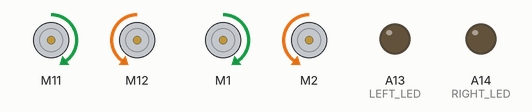
This sketch was run on a simulated Arduino Mega 2560, built with avr-gcc and run on an emulated ATmega2560. Parts: 4 × DC motor (green arrow = forward, orange = backward, longer = faster), output pins drawn as LEDs (lit = HIGH).

Above: at 0.5 s.
At 1.5 s:
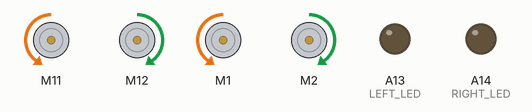
At 2.5 s:
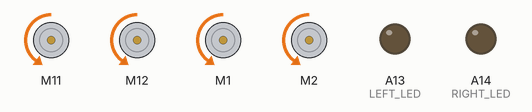
Timing chart, 0 to 5.2 s (numbered marks = the images above):
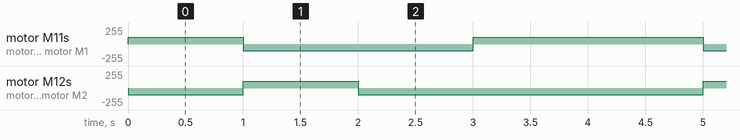

Measured:
- by itself, motor M11, motor M1: repeats every 4.0 s: backward 100/255 2.0 s, forward 100/255 2.0 s
- by itself, motor M12, motor M2: repeats every 4.0 s: forward 100/255 1.0 s, backward 100/255 3.0 s

The sketch:

team13_bot.ino
```cpp
#include "MeMegaPi.h"
#include "BotClass.h"

// All pins, double check that leds are correct, I (Daniel) couldn't turn them on when I tried
int  LEFT_IR_SENSOR = A6;
int  TOP_IR_SENSOR = A7;
int  RIGHT_IR_SENSOR = A8;
int  LEFT_IMPACT_SWITCH = A11;
int  RIGHT_IMPACT_SWITCH = A12;
int  RIGHT_LED = A14;
int  LEFT_LED = A13;
int  RIGHT_LINE_TRACKER = A10;
int  LEFT_LINE_TRACKER = A9;

MeMegaPiDCMotor FR_MOTOR(PORT1A);

MeMegaPiDCMotor BR_MOTOR(PORT1B);

MeMegaPiDCMotor FL_MOTOR(PORT2A);

MeMegaPiDCMotor BL_MOTOR(PORT2B);

Bot bot; // Initialize our bot

void setup() {
  // put your setup code here, to run once:
  bot.init(FR_MOTOR, FL_MOTOR, BR_MOTOR, BL_MOTOR);
  pinMode(LEFT_IR_SENSOR, INPUT);
  pinMode(RIGHT_IR_SENSOR, INPUT);
  pinMode(TOP_IR_SENSOR, INPUT);
  pinMode(LEFT_IMPACT_SWITCH, INPUT);
  pinMode(RIGHT_IMPACT_SWITCH, INPUT);
  pinMode(RIGHT_LED, OUTPUT);
  pinMode(LEFT_LED, OUTPUT);
  pinMode(RIGHT_LINE_TRACKER, INPUT);
  pinMode(LEFT_LINE_TRACKER, INPUT);
  Serial.begin(9600);

}

void loop() {
  // random example code
  bot.moveForward(100);
  delay(1000);
  bot.moveBackward(100);
  delay(1000);
  bot.turnRight(0);
  delay(1000);
  bot.moveForward(100);
  delay(1000);

}
```

BotClass.h
```cpp
#include "MeMegaPi.h"
class Bot { // Class to make accessing motors easier
      public:
        MeMegaPiDCMotor fr_motor; // Directions are from the perspecitve of looking at the robot from the back
        MeMegaPiDCMotor fl_motor;
        MeMegaPiDCMotor br_motor;
        MeMegaPiDCMotor bl_motor;
        Bot() {}
        void init(MeMegaPiDCMotor fr_motor1, MeMegaPiDCMotor fl_motor1, MeMegaPiDCMotor br_motor1, MeMegaPiDCMotor bl_motor1) { // Constructor
          fr_motor = fr_motor1;
          fl_motor = fl_motor1;
          br_motor = br_motor1;
          bl_motor = bl_motor1;
        }
        void moveForward(int speed) { // Movement member functions
            fr_motor.run(speed);
            fl_motor.run(-1*speed);
            br_motor.run(speed);
            bl_motor.run(-1*speed);
          }
        void moveBackward(int speed) {
            fr_motor.run(-1*speed);
            fl_motor.run(speed);
            br_motor.run(-1*speed);
            bl_motor.run(speed);
          }

        void turnLeft(int degree) { // Ability to turn x degrees still needs to be implemented.
            fr_motor.run(100);
            br_motor.run(100);
          }
        void turnRight(int degree) {
            fl_motor.run(-1*100);
            bl_motor.run(-1*100);
          }

        void allStop(Bot bot) {
            fr_motor.stop();
            fl_motor.stop();
            br_motor.stop();
            bl_motor.stop();
          }
        void lineTracking() {} // To be implemented
        // Need some sort of obstacle detection as well


  };
```
